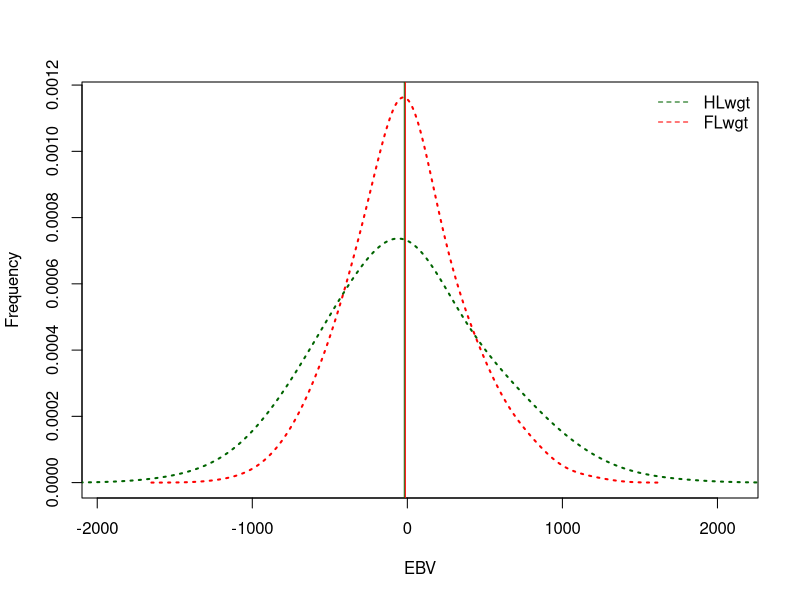

Write the R code that produced this figure.
#!/usr/bin/Rscript

# using EBVs as an example
## import EBVs
EBV_A <- read.table('example/EBV_A.txt',stringsAsFactors = F)[,2]
EBV_B <- read.table('example/EBV_B.txt',stringsAsFactors = F)[,2]
#EBV_A <- rnorm(10000,mean=0,100)
#EBV_B <- rnorm(10000,mean=100,100)

## compute the kernels of the EBVs
densEBV_A <- density(EBV_A,adjust=2)
densEBV_B <- density(EBV_B,adjust=2)

## for plotting, determine x and y axis
(xlims <- round(range(c(EBV_A,EBV_B)),2))
(xlims <- xlims+c(-200,200)) ## just fudging the the tails of the graph
(ylims <- range(c(densEBV_A$y,densEBV_B$y)))
namesEBV_AB <- c('HLwgt','FLwgt')

### plot the normal density curve
pdf('example.pdf')
plot(1,xlim=xlims,ylim=ylims,xlab='EBV',ylab='Frequency')
lines(densEBV_A,lty="dotted",col="darkgreen",lwd=2)
lines(densEBV_B,lty="dotted",col="red",lwd=2) 
legend('topright',legend=namesEBV_AB,col=c('darkgreen','red'),bty='n',lty=2)

## add lines for the means if needed
abline(v=mean(EBV_A),lwd=1,col="darkgreen")
abline(v=mean(EBV_B),lwd=1,col="red")
dev.off()


### other plotting tools "tiff" instead of pdf
dpi=300;width.cm<-14;height.cm<-14;width.in<-width.cm/2.54;height.in<-height.cm/2.54
tiff(file=outfile,width=width.in*dpi,height=height.in*dpi,units="px",res=dpi,compress="lzw")
par(mar=c(4,4,1,0.1))

dev.off()
